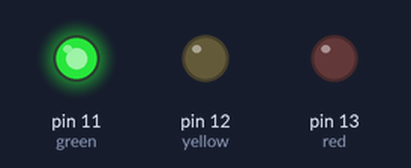
The sketch below on a simulated Arduino Uno, built with avr-gcc and run on an emulated ATmega328P. On the bench: output pins drawn as LEDs (lit = HIGH).

Above: at 2.0 s.
At 5.0 s:
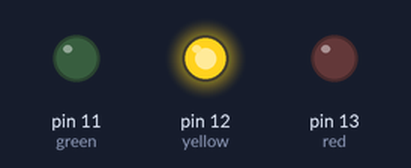
At 8.5 s:
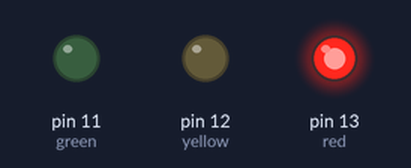
Timing chart, 0 to 15.6 s (numbered marks = the images above):
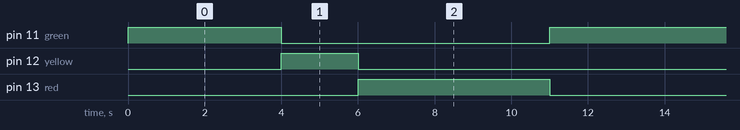

The sketch:

traffic_light.ino
```cpp
int red = 13;
int yellow = 12;
int green = 11;

volatile int seconds = 0;

int state = 0;

void setup()
{
  pinMode(red, OUTPUT);
  pinMode(yellow, OUTPUT);
  pinMode(green, OUTPUT);

  // Start with GREEN
  digitalWrite(green, HIGH);

  // Configure Timer 1
  TCCR1A = 0;
  TCCR1B = 0;

  TCNT1 = 0;

  // 1 second
  OCR1A = 15624;

  // CTC mode
  TCCR1B |= (1 << WGM12);

  // Prescaler = 1024
  TCCR1B |= (1 << CS12) | (1 << CS10);

  // Enable Timer 1 Compare Match A interrupt
  TIMSK1 |= (1 << OCIE1A);

  // Enable global interrupts
  sei();
}

void loop()
{
  if (state == 0 && seconds >= 5)
  {
    digitalWrite(green, LOW);
    digitalWrite(yellow, HIGH);

    state = 1;
    seconds = 0;
  }

  else if (state == 1 && seconds >= 2)
  {
    digitalWrite(yellow, LOW);
    digitalWrite(red, HIGH);

    state = 2;
    seconds = 0;
  }

  else if (state == 2 && seconds >= 5)
  {
    digitalWrite(red, LOW);
    digitalWrite(green, HIGH);

    state = 0;
    seconds = 0;
  }
}

ISR(TIMER1_COMPA_vect)
{
  seconds++;
}
```

Measured:
- by itself, pin 11 (green), pin 13 (red): alternates HIGH for 5.0 s and LOW for 7.0 s
- by itself, pin 12 (yellow): alternates HIGH for 2.0 s and LOW for 10.0 s
- by itself, everything shown: repeats every 12.0 s, in 3 steps
